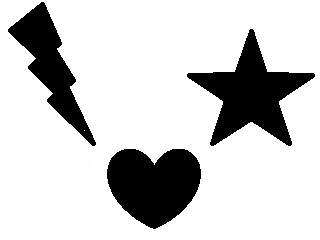
//> input picture Topico25/Cpp/formas.jpg, 320 x 240 px
$ ./Origem   (built with g++ and OpenCV 4)
//> lines starting //> are read from the running program, lines starting //| are printed output that depends on the picture; after the words box and inside, x2 and y2 are one past the last pixel; in counts of white or black regions, pixels touching at a corner belong together
#include "opencv/highgui.h"
#include "opencv2/opencv.hpp"

using namespace std;
using namespace cv;

void onMouse(int event, int x, int y, int flags, void* userdata);
void scanCloser(Mat &src, Mat &src2, int i, int j,int channel);
//Mat img_aux;
Point p;
int filled = 1;
int filled_final = 0;

int main(void) {
	Mat img;
	Mat img_gray;
	Mat img_region;


	img = imread("formas.jpg", 1);
//> img is the input picture: 240 rows x 320 cols, CV_8UC3; min 0, max 255, mean 204.6
	img_region = Mat(img.rows, img.cols, CV_8UC3);

	cvtColor(img, img_gray, CV_BGR2GRAY);

	for (int i = 0; i < img.rows; i++) {
		for (int j = 0; j < img.cols; j++) {
			img_region.at<Vec3b>(i, j)[0] = 0;
			img_region.at<Vec3b>(i, j)[1] = 0;
			img_region.at<Vec3b>(i, j)[2] = 0;
		}
	}
//> img_region: 240 rows x 320 cols, CV_8UC3; every value is 0

	for (int region_counter = 1; region_counter <= 3; region_counter++) {
		imshow("Original Image", img);
		setMouseCallback("Original Image", onMouse, 0);
		waitKey(0);

		img_region.at<Vec3b>(p.y, p.x)[region_counter-1] = 255;
		destroyAllWindows();

		filled = 0;
		filled_final = 1;
		while (filled != filled_final) {
			filled_final = filled;
			filled = 0;

			for (int i = 0; i < img_region.rows; i++) {
				for (int j = 0; j < img_region.cols; j++) {

					if (img_gray.at<uchar>(i, j) < 150) {
						if (region_counter == 1) {
							if(img_region.at<Vec3b>(i, j)[0] == 255)
								scanCloser(img_gray, img_region, i, j, region_counter - 1);
						}

						if (region_counter == 2) {
							if(img_region.at<Vec3b>(i, j)[1] == 255)
								scanCloser(img_gray, img_region, i, j, region_counter - 1);
						}

						if (region_counter == 3) {
							if (img_region.at<Vec3b>(i, j)[2] == 255)
								scanCloser(img_gray, img_region, i, j, region_counter - 1);
						}
					}
				}

			}

		}
		imshow("Region", img_region);
		waitKey(2000);
		destroyWindow("Region");
	}
//> this loop made 3 passes
//> pass 2, `imshow("Region", img_region);`:
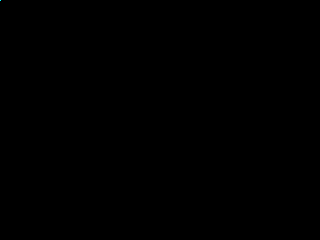
//> window 'Region': 240 rows x 320 cols, CV_8UC3; mean B, G, R 0, 0, 0
//> after the loop: img_region: 240 rows x 320 cols, CV_8UC3; 0% white in thin lines or dots, all inside (x1, y1, x2, y2) = (0, 0, 1, 1)
//> after the loop, filled = 0; filled_final = 0

	imshow("Region", img_region);
	waitKey(0);
}

void onMouse(int event, int x, int y, int flags, void* userdata) {
	if (event == EVENT_LBUTTONDOWN) {
		p.x = x;
		p.y = y;
	}
}

void scanCloser(Mat &src,Mat &src2,  int i, int j,int channel) {

	for (int x = -1; x <= 1; x++) {
			for (int y = -1; y <= 1; y++) {

				if (src.at<uchar>(i + x, j + y) < 127) {
					src2.at<Vec3b>(i + x, j + y)[channel] = 255;
					filled++;
					//imshow("Region", src2);
					//waitKey(1);
				}
			}
	}
}
